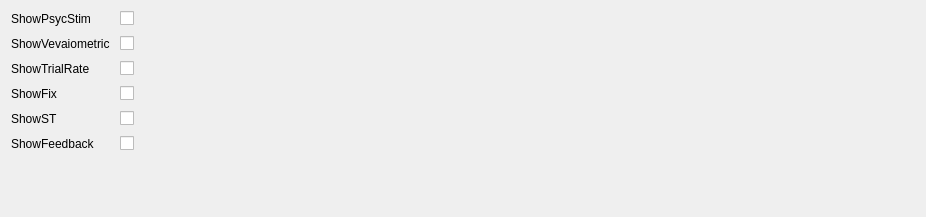
             <widget class="QWidget" name="vevaiometricScrollAreaWidgetContents">
              <property name="geometry">
               <rect>
                <x>0</x>
                <y>0</y>
                <width>926</width>
                <height>217</height>
               </rect>
              </property>
              <layout class="QGridLayout" name="gridLayout_40">
               <item row="0" column="0">
                <layout class="QFormLayout" name="vevaiometricFormLayout">
                 <property name="horizontalSpacing">
                  <number>10</number>
                 </property>
                 <property name="verticalSpacing">
                  <number>10</number>
                 </property>
                 <item row="0" column="0">
                  <widget class="QLabel" name="showPsycStimLabel">
                   <property name="text">
                    <string>ShowPsycStim</string>
                   </property>
                  </widget>
                 </item>
                 <item row="0" column="1">
                  <widget class="QCheckBox" name="showPsycStimCheckBox"/>
                 </item>
                 <item row="1" column="0">
                  <widget class="QLabel" name="showVevaiometricLabel">
                   <property name="text">
                    <string>ShowVevaiometric</string>
                   </property>
                  </widget>
                 </item>
                 <item row="1" column="1">
                  <widget class="QCheckBox" name="showVevaiometricCheckBox"/>
                 </item>
                 <item row="2" column="0">
                  <widget class="QLabel" name="showTrialRateLabel">
                   <property name="text">
                    <string>ShowTrialRate</string>
                   </property>
                  </widget>
                 </item>
                 <item row="2" column="1">
                  <widget class="QCheckBox" name="showTrialRateCheckBox"/>
                 </item>
                 <item row="3" column="0">
                  <widget class="QLabel" name="showFixLabel">
                   <property name="text">
                    <string>ShowFix</string>
                   </property>
                  </widget>
                 </item>
                 <item row="3" column="1">
                  <widget class="QCheckBox" name="showFixCheckBox"/>
                 </item>
                 <item row="4" column="0">
                  <widget class="QLabel" name="showSTLabel">
                   <property name="text">
                    <string>ShowST</string>
                   </property>
                  </widget>
                 </item>
                 <item row="4" column="1">
                  <widget class="QCheckBox" name="showSTCheckBox"/>
                 </item>
                 <item row="5" column="0">
                  <widget class="QLabel" name="showFeedbackLabel">
                   <property name="text">
                    <string>ShowFeedback</string>
                   </property>
                  </widget>
                 </item>
                 <item row="5" column="1">
                  <widget class="QCheckBox" name="showFeedbackCheckBox"/>
                 </item>
                </layout>
               </item>
              </layout>
             </widget>
